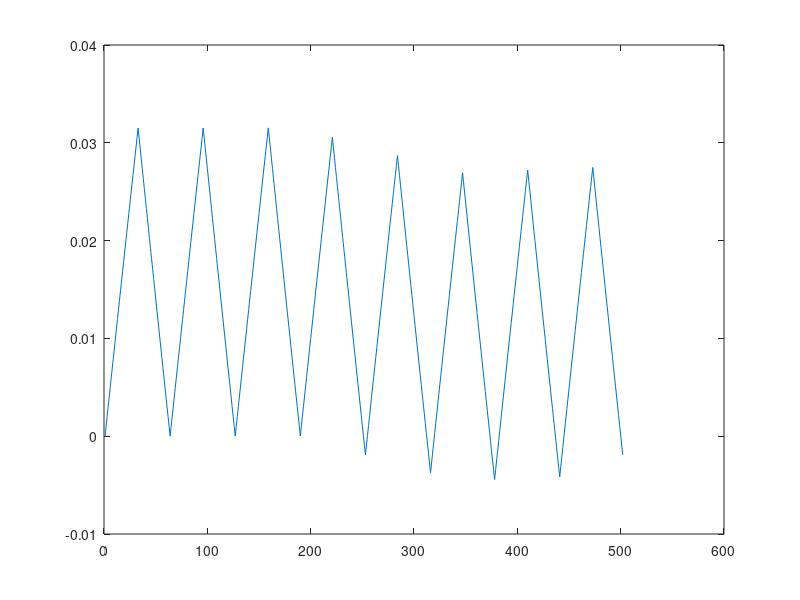

Write the MATLAB code that produced this figure.
clear all;
clc
pkg load control
pkg load signal
s=tf('s');
R=1000;
C=0.1*10^-3;

FT=1/(R*C*s + 1);
Ftd=c2d(FT,0.001); % continuacion de continua a driscreto, ayuda a octave
%step (FT)
t=0:0.1:50;
%lsim se usa sistema y la entrada se puede hacer con help square, hay que cargar el paquete de señales
%square(t,numero o entrada)
u=square(t,50);
lsim(Ftd,u)
a=R*C
Vin=square(t,50);
Vc(1)= 0
Ts=0.0001;
for i = 1:501
  Vc(i+1)=((a-Ts)/a)*Vc(i) + Vin(i)*(Ts/a);
endfor

plot(Vc)
